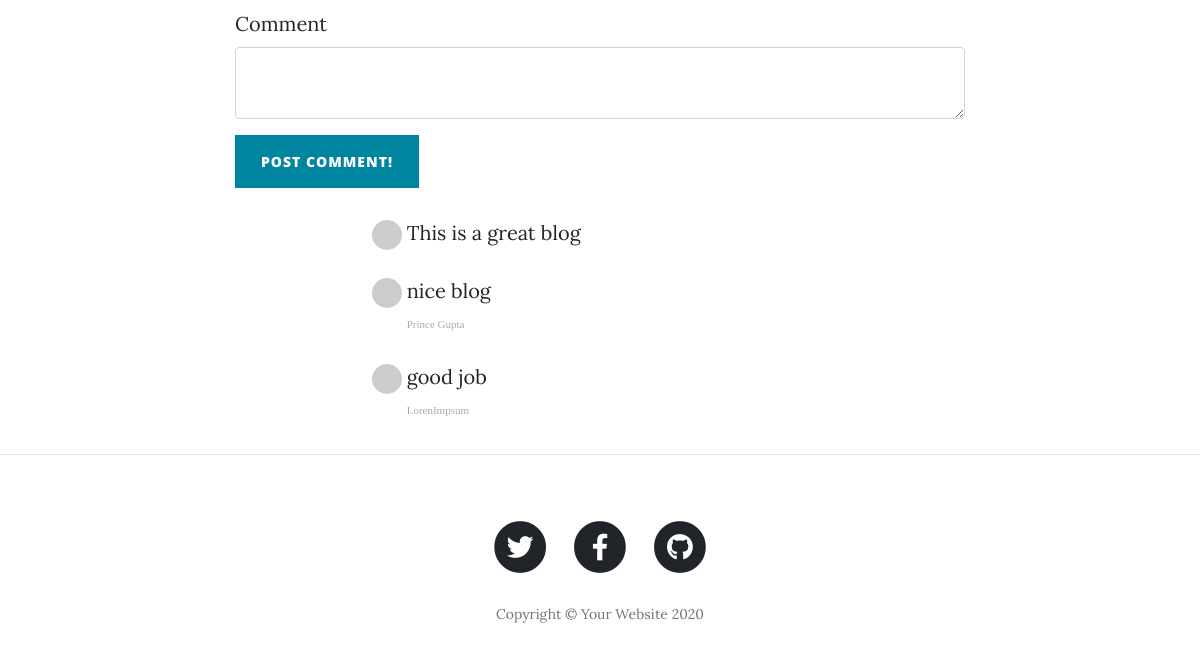
/post/1 (lower part), run on an earlier commit of the app's database.
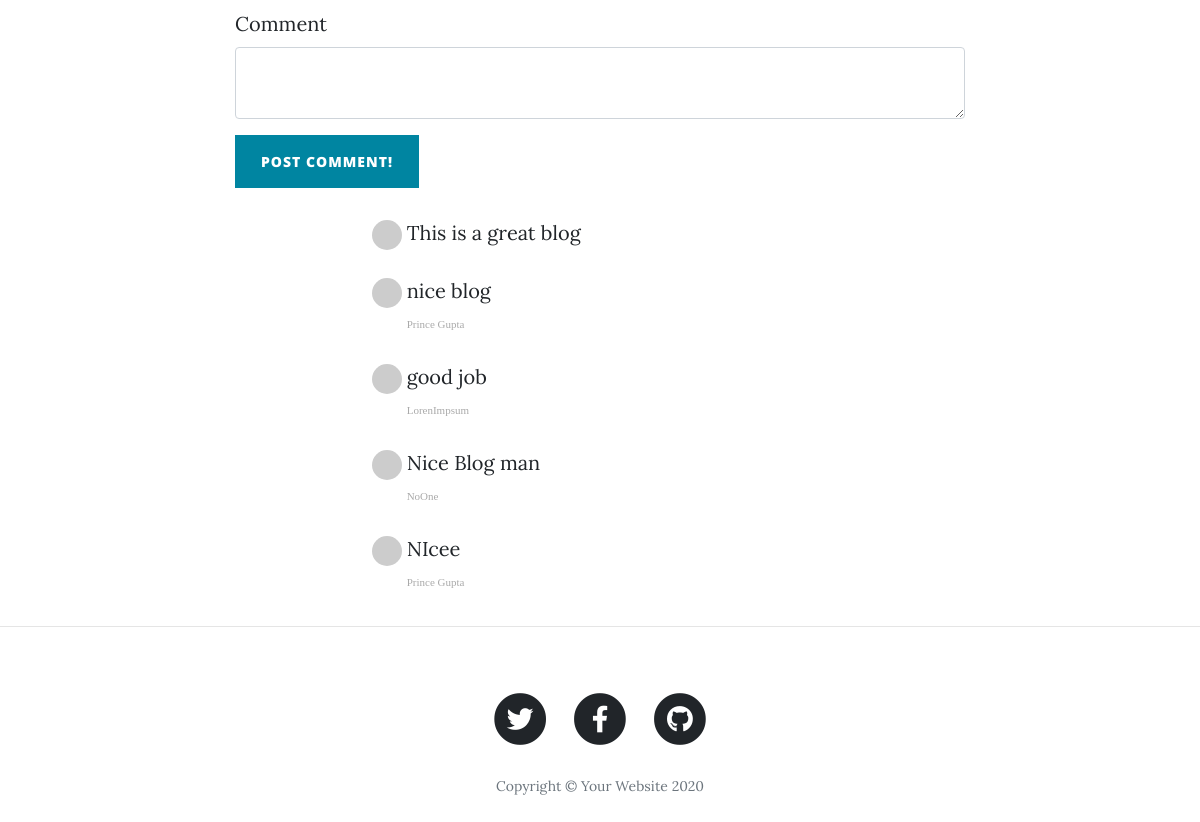
And on a later commit of the database.
### main.py (models this page shows)
class Comment(db.Model):
    __tablename__ = "comments"
    id = db.Column(db.Integer, primary_key=True)
    author_id = db.Column(db.Integer, db.ForeignKey("users.id"))
    comment_author = relationship('User', back_populates="comments")
    post_id = db.Column(db.Integer, db.ForeignKey("blog_posts.id"))
    parent_post = relationship("BlogPost", back_populates="comments")
    text = db.Column(db.Text, nullable=False)

class User(UserMixin, db.Model):
    __tablename__ = "users"
    id = db.Column(db.Integer, primary_key=True)
    email = db.Column(db.String(250), unique=True)
    password = db.Column(db.String(100))
    name = db.Column(db.String(100))
    posts = relationship('BlogPost', back_populates="author")
    comments = relationship('Comment', back_populates="comment_author")

### main.py (the view, shortened to what this page needs)
@app.route("/post/<int:post_id>", methods=["GET", "POST"])
def show_post(post_id):
    form = CommentForm()
    requested_post = BlogPost.query.get(post_id)
    return render_template("post.html", post=requested_post, current_user=current_user, form=form)

### forms.py
class CommentForm(FlaskForm):
    comment_text = CKEditorField("Comment", validators=[DataRequired()])
    submit = SubmitField("Post Comment!")

### templates/post.html (shortened to what this page needs)
{% include "header.html" %}
{% import "bootstrap/wtf.html" as wtf %}
  <article>
    <div class="container">
      <div class="row">
        <div class="col-lg-8 col-md-10 mx-auto">
            <div class="clearfix">
          {{ wtf.quick_form(form, novalidate=True, button_map={"submit": "primary"}) }}
          <div class="col-lg-8 col-md-10 mx-auto comment">
            {% for comment in post.comments: %}
              <ul class="commentList">
                <li>
                    <div class="commenterImage">
                      <img src="{{comment.comment_author.email | gravatar}}"/>
                    </div>
                    <div class="commentText">
                      {{comment.text|safe}}
                      <span class="date sub-text">{{comment.comment_author.name}}</span>
                    </div>
                </li>
              </ul>
            {% endfor %}
            </div>
          </div>
      </div>
    </div>
  </article>
  <hr>
{% include "footer.html" %}

### templates/header.html (shortened to what this page needs)
<!DOCTYPE html>
<html lang="en">
<head>
  <link href="{{ url_for('static', filename='vendor/bootstrap/css/bootstrap.min.css') }}" rel="stylesheet">
  <link href="{{ url_for('static', filename='vendor/fontawesome-free/css/all.min.css')}}" rel="stylesheet" type="text/css">
  <link href="{{ url_for('static', filename='css/clean-blog.min.css')}}" rel="stylesheet">
</head>
<body>

### templates/footer.html (shortened to what this page needs)
  <footer>
    <div class="container">
      <div class="row">
        <div class="col-lg-8 col-md-10 mx-auto">
          <ul class="list-inline text-center">
            <li class="list-inline-item">
              <a href="#">
                <span class="fa-stack fa-lg">
                  <i class="fas fa-circle fa-stack-2x"></i>
                  <i class="fab fa-twitter fa-stack-1x fa-inverse"></i>
                </span>
              </a>
            </li>
            <li class="list-inline-item">
              <a href="#">
                <span class="fa-stack fa-lg">
                  <i class="fas fa-circle fa-stack-2x"></i>
                  <i class="fab fa-facebook-f fa-stack-1x fa-inverse"></i>
                </span>
              </a>
            </li>
            <li class="list-inline-item">
              <a href="#">
                <span class="fa-stack fa-lg">
                  <i class="fas fa-circle fa-stack-2x"></i>
                  <i class="fab fa-github fa-stack-1x fa-inverse"></i>
                </span>
              </a>
            </li>
          </ul>
          <p class="copyright text-muted">Copyright &copy; Your Website 2020</p>
        </div>
      </div>
    </div>
  </footer>
</body>
</html>

What changed in the data, as far as the page shows it:
added Comment: text "Nice Blog man", comment_author.name "NoOne"
added Comment: text "NIcee", comment_author.name "Prince Gupta"
